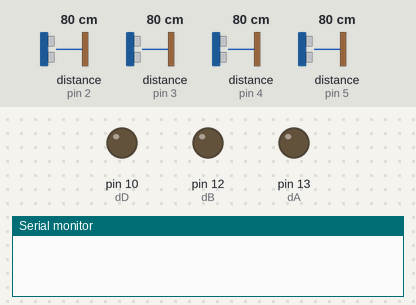
This sketch was run on a simulated Arduino Uno, built with avr-gcc and run on an emulated ATmega328P. Shown: output pins drawn as LEDs (lit = HIGH), the last lines printed to the serial monitor. Wiring (inferred from the names in the program): 4 × ultrasonic range finder: trigger pin 6, echo pin 2 / trigger pin 7, echo pin 3 / trigger pin 8, echo pin 4 / trigger pin 9, echo pin 5. The inputs (shaded band) are chosen by the test bench; at power-on: distance to the obstacle (sensors on pin 2, pin 3, pin 4, pin 5) 80 cm. The echo pulse lasts 58.3 µs per cm; pins used as bus, display or sensor lines are not drawn.

Above: at 0.1 s.
At 1.2 s:
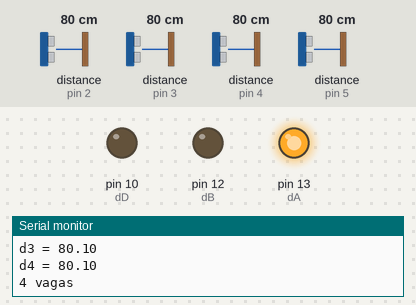
Timing chart, 0 to 2.7 s (numbered marks = the images above):
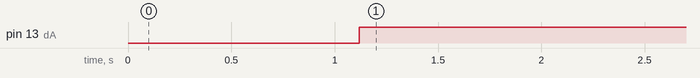

Measured:
- by itself, pin 13 (dA): LOW → HIGH at 1.1 s

The sketch:

main.ino
```cpp
/* Pinos */
#define echo1 2
#define echo2 3
#define echo3 4
#define echo4 5
#define trigger1 6
#define trigger2 7
#define trigger3 8
#define trigger4 9

#define dA 13
#define dB 12
#define dC 11
#define dD 10

#define ATIVA_LED(v,b)  (v & (1<<b) ? HIGH : LOW)

int numVagas = 4;
int vagasOcupadas = 0;
int distanciaAvaliada = 10; // em cm

void setup() {
  /* pinos dos sensores */
  pinMode(echo1, INPUT);
  pinMode(echo2, INPUT);
  pinMode(echo3, INPUT);
  pinMode(echo4, INPUT);

  /* trigger dos sensores */
  pinMode(trigger1, OUTPUT);
  pinMode(trigger2, OUTPUT);
  pinMode(trigger3, OUTPUT);
  pinMode(trigger4, OUTPUT);

  pinMode(2, OUTPUT);
  digitalWrite(2, LOW);       // Start ranging


  /* display */
  pinMode(dA, OUTPUT);
  pinMode(dB, OUTPUT);
  pinMode(dC, OUTPUT);
  pinMode(dD, OUTPUT);

  Serial.begin(9600);
}

void loop() {
  vagasOcupadas = contarVagasOcupadas();
  exibe(numVagas - vagasOcupadas);
  //delayMicroseconds(1000);
}

int contarVagasOcupadas() {

  double duracao1, distancia1;
  double duracao2, distancia2;
  double duracao3, distancia3;
  double duracao4, distancia4;

  int numVagasOcupadas = 0;

  digitalWrite(trigger1, LOW);
  delayMicroseconds(2);
  digitalWrite(trigger1, HIGH);
  delayMicroseconds(10);
  digitalWrite(trigger1, LOW);
  duracao1 = pulseIn(echo1, HIGH);

  digitalWrite(trigger2, LOW);
  delayMicroseconds(2);
  digitalWrite(trigger2, HIGH);
  delayMicroseconds(10);
  digitalWrite(trigger2, LOW);
  duracao2 = pulseIn(echo2, HIGH);

  digitalWrite(trigger3, LOW);
  delayMicroseconds(2);
  digitalWrite(trigger3, HIGH);
  delayMicroseconds(10);
  digitalWrite(trigger3, LOW);
  duracao3 = pulseIn(echo3, HIGH);

  digitalWrite(trigger4, LOW);
  delayMicroseconds(2);
  digitalWrite(trigger4, HIGH);
  delayMicroseconds(10);
  digitalWrite(trigger4, LOW);
  duracao4 = pulseIn(echo4, HIGH);

  distancia1 = duracao1 / 58; // em cm
  distancia2 = duracao2 / 58; // em cm
  distancia3 = duracao3 / 58; // em cm
  distancia4 = duracao4 / 58; // em cm

  Serial.print("d1 = ");
  if (distancia1 > 400) {
    Serial.println("ignorado");
  } else {
    Serial.println(distancia1);
  }

  Serial.print("d2 = ");
  if (distancia2 > 400) {
    Serial.println("ignorado");
  } else {
    Serial.println(distancia2);
  }

  Serial.print("d3 = ");
  if (distancia3 > 400) {
    Serial.println("ignorado");
  } else {
    Serial.println(distancia3);
  }

  Serial.print("d4 = ");
  if (distancia4 > 400) {
    Serial.println("ignorado");
  } else {
    Serial.println(distancia4);
  }

  numVagasOcupadas += (distancia1 > 0 && distancia1 <= distanciaAvaliada);
  numVagasOcupadas += (distancia2 > 0 && distancia2 <= distanciaAvaliada);
  numVagasOcupadas += (distancia3 > 0 && distancia3 <= distanciaAvaliada);
  numVagasOcupadas += (distancia4 > 0 && distancia4 <= distanciaAvaliada);

  delay(100);

  return numVagasOcupadas;
}

void exibe(unsigned int num) {
    Serial.print(num); Serial.println(" vagas");
    digitalWrite(dA, HIGH); // 1
    digitalWrite(dB, LOW); // 2
    digitalWrite(dC, LOW); // 4
    digitalWrite(dD, LOW); // 8
}
```
